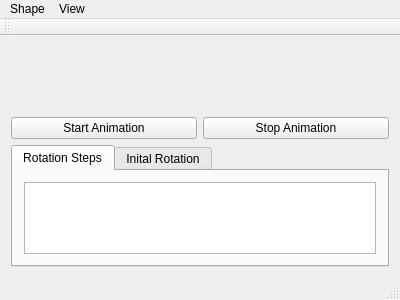
<?xml version="1.0" encoding="UTF-8"?>
<ui version="4.0">
 <class>MainWindow</class>
 <widget class="QMainWindow" name="MainWindow">
  <property name="geometry">
   <rect>
    <x>0</x>
    <y>0</y>
    <width>400</width>
    <height>300</height>
   </rect>
  </property>
  <property name="windowTitle">
   <string>MainWindow</string>
  </property>
  <property name="windowIcon">
   <iconset resource="resources.qrc">
    <normaloff>:/resources/4cube.png</normaloff>:/resources/4cube.png</iconset>
  </property>
  <widget class="QWidget" name="centralWidget">
   <layout class="QGridLayout" name="gridLayout_2">
    <item row="0" column="0">
     <layout class="QGridLayout" name="gridLayout">
      <item row="1" column="1">
       <widget class="QPushButton" name="pushButton_Stop">
        <property name="text">
         <string>Stop Animation</string>
        </property>
       </widget>
      </item>
      <item row="0" column="0" colspan="2">
       <widget class="ndimscene" name="graphWidget" native="true">
        <property name="sizePolicy">
         <sizepolicy hsizetype="Preferred" vsizetype="Preferred">
          <horstretch>0</horstretch>
          <verstretch>4</verstretch>
         </sizepolicy>
        </property>
       </widget>
      </item>
      <item row="1" column="0">
       <widget class="QPushButton" name="pushButton_Start">
        <property name="text">
         <string>Start Animation</string>
        </property>
       </widget>
      </item>
      <item row="2" column="0" colspan="2">
       <widget class="QTabWidget" name="tabWidget">
        <property name="sizePolicy">
         <sizepolicy hsizetype="Expanding" vsizetype="Expanding">
          <horstretch>0</horstretch>
          <verstretch>1</verstretch>
         </sizepolicy>
        </property>
        <property name="currentIndex">
         <number>0</number>
        </property>
        <widget class="QWidget" name="tab">
         <attribute name="title">
          <string>Rotation Steps</string>
         </attribute>
         <layout class="QGridLayout" name="gridLayout_4">
          <item row="0" column="0">
           <layout class="QGridLayout" name="gridLayout_3">
            <item row="0" column="0">
             <widget class="QTableView" name="tableView_Rots">
              <property name="sizePolicy">
               <sizepolicy hsizetype="Expanding" vsizetype="Expanding">
                <horstretch>0</horstretch>
                <verstretch>1</verstretch>
               </sizepolicy>
              </property>
              <property name="selectionMode">
               <enum>QAbstractItemView::SingleSelection</enum>
              </property>
             </widget>
            </item>
           </layout>
          </item>
         </layout>
        </widget>
        <widget class="QWidget" name="tab_2">
         <attribute name="title">
          <string>Inital Rotation</string>
         </attribute>
         <layout class="QGridLayout" name="gridLayout_6">
          <item row="0" column="0">
           <layout class="QGridLayout" name="gridLayout_5">
            <item row="0" column="0">
             <widget class="QTableView" name="tableView"/>
            </item>
           </layout>
          </item>
         </layout>
        </widget>
       </widget>
      </item>
     </layout>
    </item>
   </layout>
  </widget>
  <widget class="QMenuBar" name="menuBar">
   <property name="geometry">
    <rect>
     <x>0</x>
     <y>0</y>
     <width>400</width>
     <height>22</height>
    </rect>
   </property>
   <widget class="QMenu" name="menuShape">
    <property name="title">
     <string>Shape</string>
    </property>
    <addaction name="actionReset_Rotation"/>
   </widget>
   <widget class="QMenu" name="menuView">
    <property name="title">
     <string>View</string>
    </property>
    <addaction name="actionReset_Camera"/>
   </widget>
   <addaction name="menuShape"/>
   <addaction name="menuView"/>
  </widget>
  <widget class="QToolBar" name="mainToolBar">
   <attribute name="toolBarArea">
    <enum>TopToolBarArea</enum>
   </attribute>
   <attribute name="toolBarBreak">
    <bool>false</bool>
   </attribute>
  </widget>
  <widget class="QStatusBar" name="statusBar"/>
  <action name="actionDimensions">
   <property name="text">
    <string>Dimensions</string>
   </property>
  </action>
  <action name="actionReset_Camera">
   <property name="text">
    <string>Reset Camera</string>
   </property>
  </action>
  <action name="actionReset_Rotation">
   <property name="text">
    <string>Reset Rotation</string>
   </property>
  </action>
 </widget>
 <layoutdefault spacing="6" margin="11"/>
 <customwidgets>
  <customwidget>
   <class>ndimscene</class>
   <extends>QWidget</extends>
   <header>ndimscene.h</header>
   <container>1</container>
  </customwidget>
 </customwidgets>
 <resources>
  <include location="resources.qrc"/>
 </resources>
 <connections/>
</ui>
